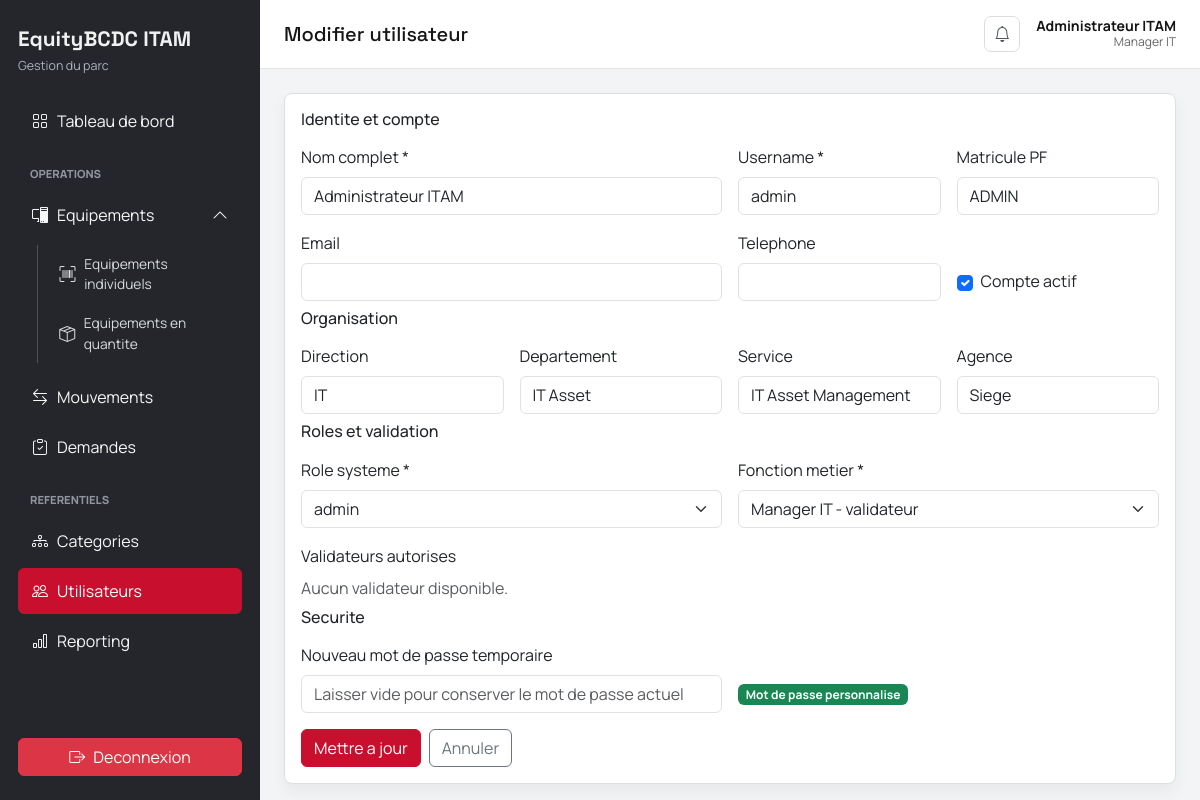
The app's page /public/utilisateurs/1/edit (signed in) with its own data.
### tables this page shows
CREATE TABLE utilisateurs (
    id INT UNSIGNED AUTO_INCREMENT PRIMARY KEY,
    nom_complet VARCHAR(150) NOT NULL,
    username VARCHAR(100) NOT NULL UNIQUE,
    email VARCHAR(150) NULL,
    mot_de_passe VARCHAR(255) NOT NULL,
    matricule VARCHAR(50) NULL UNIQUE,
    telephone VARCHAR(40) NULL,
    direction VARCHAR(120) NULL,
    departement VARCHAR(120) NULL,
    service VARCHAR(120) NULL,
    agence VARCHAR(120) NULL,
    role_systeme_id INT UNSIGNED NOT NULL,
    fonction_metier_id INT UNSIGNED NOT NULL,
    actif TINYINT(1) NOT NULL DEFAULT 1,
    doit_changer_mot_de_passe TINYINT(1) NOT NULL DEFAULT 1,
    mot_de_passe_genere_at TIMESTAMP NULL,
    mot_de_passe_change_at TIMESTAMP NULL,
    dernier_login TIMESTAMP NULL,
    created_at TIMESTAMP NOT NULL DEFAULT CURRENT_TIMESTAMP,
    updated_at TIMESTAMP NULL DEFAULT NULL ON UPDATE CURRENT_TIMESTAMP,
    CONSTRAINT fk_utilisateurs_role_systeme FOREIGN KEY (role_systeme_id) REFERENCES roles_systeme(id),
    CONSTRAINT fk_utilisateurs_fonction_metier FOREIGN KEY (fonction_metier_id) REFERENCES fonctions_metier(id),
    INDEX idx_utilisateurs_nom (nom_complet),
    INDEX idx_utilisateurs_matricule (matricule),
    INDEX idx_utilisateurs_direction (direction),
    INDEX idx_utilisateurs_departement (departement),
    INDEX idx_utilisateurs_service (service),
    INDEX idx_utilisateurs_agence (agence),
    INDEX idx_utilisateurs_actif (actif)
);

CREATE TABLE fonctions_metier (
    id INT UNSIGNED AUTO_INCREMENT PRIMARY KEY,
    nom VARCHAR(100) NOT NULL UNIQUE,
    peut_valider TINYINT(1) NOT NULL DEFAULT 0,
    created_at TIMESTAMP NOT NULL DEFAULT CURRENT_TIMESTAMP
);

CREATE TABLE roles_systeme (
    id INT UNSIGNED AUTO_INCREMENT PRIMARY KEY,
    nom VARCHAR(100) NOT NULL UNIQUE,
    description TEXT NULL,
    created_at TIMESTAMP NOT NULL DEFAULT CURRENT_TIMESTAMP
);

### views/utilisateurs/edit.php (the view, shortened to what the rows shown need)
<div class="card p-3">
    <form method="POST" action="<?= e(base_url('utilisateurs/' . $utilisateur['id'])) ?>" class="row g-3 needs-validation" novalidate>
        <div class="col-12">
            <h6 class="mb-0">Identite et compte</h6>
        </div>
        <div class="col-md-6">
            <label class="form-label">Nom complet *</label>
            <input type="text" name="nom_complet" class="form-control" value="<?= old('nom_complet', (string) $utilisateur['nom_complet']) ?>" required>
        </div>
        <div class="col-md-3">
            <label class="form-label">Username *</label>
            <input type="text" name="username" class="form-control" value="<?= old('username', (string) $utilisateur['username']) ?>" required>
        </div>
        <div class="col-md-3">
            <label class="form-label">Matricule PF</label>
            <input type="text" name="matricule" class="form-control" value="<?= old('matricule', (string) ($utilisateur['matricule'] ?? '')) ?>">
        </div>
        <div class="col-md-6">
            <label class="form-label">Email</label>
            <input type="email" name="email" class="form-control" value="<?= old('email', (string) ($utilisateur['email'] ?? '')) ?>">
        </div>
        <div class="col-md-3">
            <label class="form-label">Telephone</label>
            <input type="text" name="telephone" class="form-control" value="<?= old('telephone', (string) ($utilisateur['telephone'] ?? '')) ?>">
        </div>
        <div class="col-md-3 d-flex align-items-end">
            <label class="form-check d-flex align-items-center gap-2 mb-2">
                <input class="form-check-input" type="checkbox" name="actif" value="1" <?= old('actif', !empty($utilisateur['actif']) ? '1' : '0') === '1' ? 'checked' : '' ?>>
                <span>Compte actif</span>
            </label>
        </div>
        <div class="col-12 mt-2">
            <h6 class="mb-0">Organisation</h6>
        </div>
        <div class="col-md-3"><label class="form-label">Direction</label><input type="text" name="direction" class="form-control" value="<?= old('direction', (string) ($utilisateur['direction'] ?? '')) ?>"></div>
        <div class="col-md-3"><label class="form-label">Departement</label><input type="text" name="departement" class="form-control" value="<?= old('departement', (string) ($utilisateur['departement'] ?? '')) ?>"></div>
        <div class="col-md-3"><label class="form-label">Service</label><input type="text" name="service" class="form-control" value="<?= old('service', (string) ($utilisateur['service'] ?? '')) ?>"></div>
        <div class="col-md-3"><label class="form-label">Agence</label><input type="text" name="agence" class="form-control" value="<?= old('agence', (string) ($utilisateur['agence'] ?? '')) ?>"></div>
        <div class="col-12 mt-2">
            <h6 class="mb-0">Roles et validation</h6>
        </div>
        <div class="col-md-6">
            <label class="form-label">Role systeme *</label>
            <select name="role_systeme_id" class="form-select" required>
                <?php foreach ($roles as $role): ?>
                    <?php $selected = old('role_systeme_id', (string) $utilisateur['role_systeme_id']) === (string) $role['id']; ?>
                    <option value="<?= (int) $role['id'] ?>" <?= $selected ? 'selected' : '' ?>><?= e($role['nom']) ?></option>
                <?php endforeach; ?>
            </select>
        </div>
        <div class="col-md-6">
            <label class="form-label">Fonction metier *</label>
            <select name="fonction_metier_id" class="form-select" required>
                <?php foreach ($fonctions as $fonction): ?>
                    <?php $selected = old('fonction_metier_id', (string) $utilisateur['fonction_metier_id']) === (string) $fonction['id']; ?>
                    <option value="<?= (int) $fonction['id'] ?>" <?= $selected ? 'selected' : '' ?>>
                        <?= e($fonction['nom']) ?><?= !empty($fonction['peut_valider']) ? ' - validateur' : '' ?>
                    </option>
                <?php endforeach; ?>
            </select>
        </div>
        <div class="col-12">
            <label class="form-label">Validateurs autorises</label>
            <div class="row g-2">
                <?php if (count($validateurs) === 0): ?>
                    <div class="col-12 text-muted">Aucun validateur disponible.</div>
                <?php endif; ?>
            </div>
        </div>
        <div class="col-12 mt-2">
            <h6 class="mb-0">Securite</h6>
        </div>
        <div class="col-md-6">
            <label class="form-label">Nouveau mot de passe temporaire</label>
            <input type="text" name="new_password" class="form-control" placeholder="Laisser vide pour conserver le mot de passe actuel">
        </div>
        <div class="col-md-6 d-flex align-items-end">
            <?php if (!empty($utilisateur['doit_changer_mot_de_passe'])): ?>
                <span class="badge bg-warning text-dark mb-2">Changement de mot de passe requis</span>
            <?php else: ?>
                <span class="badge bg-success mb-2">Mot de passe personnalise</span>
            <?php endif; ?>
        </div>
        <div class="col-12 d-flex gap-2">
            <button class="btn btn-primary">Mettre a jour</button>
            <a class="btn btn-outline-secondary" href="<?= e(base_url('utilisateurs/' . $utilisateur['id'])) ?>">Annuler</a>
        </div>
    </form>
</div>

### config/Router.php (shortened to what the rows shown need)
<?php
class Router
{
    private array $routes = [];
    private function addRoute(string $method, string $uri, array $action): void
    {
        $uri = '/' . trim($uri, '/');
        $this->routes[$method][$uri] = $action;
    }
    public function dispatch(string $method, string $uri): void
    {
        $uri = '/' . trim($uri, '/');
        $routesForMethod = $this->routes[$method] ?? [];
        foreach ($routesForMethod as $route => $action) {
            $pattern = preg_replace('#\{([a-zA-Z_][a-zA-Z0-9_]*)\}#', '([^/]+)', $route);
            $pattern = '#^' . $pattern . '$#';
            if (preg_match($pattern, $uri, $matches)) {
                array_shift($matches);
                [$controller, $handler] = $action;
                $instance = new $controller();
                call_user_func_array([$instance, $handler], $matches);
                return;
            }
        }
    }
}

### views/layouts/app.php (shortened to what the rows shown need)
<?php
$user = Auth::user();
$title = $title ?? 'ITAM';
$cssPath = __DIR__ . '/../../assets/css/app.css';
$cssVersion = is_file($cssPath) ? (string) filemtime($cssPath) : '1';
$isItStaff = Auth::isItStaff();
$currentPath = trim((string) parse_url($_SERVER['REQUEST_URI'] ?? '', PHP_URL_PATH), '/');
$navClass = static function (string $path) use ($currentPath): string {
    return str_contains('/' . $currentPath . '/', '/' . trim($path, '/') . '/') ? ' active' : '';
};
?>
<!DOCTYPE html>
<html lang="fr">
<head>
    <link href="https://cdn.jsdelivr.net/npm/bootstrap@5.3.3/dist/css/bootstrap.min.css" rel="stylesheet">
    <link href="https://cdn.jsdelivr.net/npm/bootstrap-icons@1.11.3/font/bootstrap-icons.min.css" rel="stylesheet">
    <link rel="stylesheet" href="<?= e(base_url('../assets/css/app.css')) ?>?v=<?= e($cssVersion) ?>">
</head>
<body class="itam-body">
<div class="layout-shell">
    <aside class="sidebar">
        <div class="sidebar-brand">EquityBCDC ITAM</div>
        <div class="d-flex align-items-center justify-content-between mb-lg-0">
            <div class="sidebar-context"><?= $isItStaff ? 'Gestion du parc' : 'Espace collaborateur' ?></div>
        </div>
        <div class="collapse d-lg-flex flex-column flex-grow-1" id="sidebarMenu">
        <nav class="nav flex-column gap-1">
            <a class="nav-link d-flex align-items-center gap-2<?= $navClass('dashboard') ?>" href="<?= e(base_url('dashboard')) ?>"><i class="bi bi-grid"></i><span>Tableau de bord</span></a>
            <?php if ($isItStaff): ?>
                <div class="nav-section">Operations</div>
                <button class="nav-link nav-dropdown-toggle d-flex align-items-center gap-2 w-100<?= str_contains($currentPath, 'equipements') || str_contains($currentPath, 'stocks') ? ' active' : '' ?>" type="button" data-bs-toggle="collapse" data-bs-target="#equipmentMenu" aria-expanded="true">
                    <i class="bi bi-pc-display"></i><span>Equipements</span><i class="bi bi-chevron-down ms-auto"></i>
                </button>
                <div class="collapse show nav-submenu" id="equipmentMenu">
                    <a class="nav-link d-flex align-items-center gap-2<?= $navClass('equipements') ?>" href="<?= e(base_url('equipements')) ?>"><i class="bi bi-upc-scan"></i><span>Equipements individuels</span></a>
                    <a class="nav-link d-flex align-items-center gap-2<?= $navClass('stocks') ?>" href="<?= e(base_url('stocks')) ?>"><i class="bi bi-box-seam"></i><span>Equipements en quantite</span></a>
                </div>
                <a class="nav-link d-flex align-items-center gap-2<?= $navClass('mouvements') ?>" href="<?= e(base_url('mouvements')) ?>"><i class="bi bi-arrow-left-right"></i><span>Mouvements</span></a>
                <a class="nav-link d-flex align-items-center gap-2<?= $navClass('demandes') ?>" href="<?= e(base_url('demandes')) ?>"><i class="bi bi-clipboard-check"></i><span>Demandes</span></a>
                <div class="nav-section">Referentiels</div>
                <a class="nav-link d-flex align-items-center gap-2<?= $navClass('categories') ?>" href="<?= e(base_url('categories')) ?>"><i class="bi bi-diagram-3"></i><span>Categories</span></a>
                <a class="nav-link d-flex align-items-center gap-2<?= $navClass('utilisateurs') ?>" href="<?= e(base_url('utilisateurs')) ?>"><i class="bi bi-people"></i><span>Utilisateurs</span></a>
                <a class="nav-link d-flex align-items-center gap-2<?= $navClass('reporting') ?>" href="<?= e(base_url('reporting')) ?>"><i class="bi bi-bar-chart"></i><span>Reporting</span></a>
            <?php endif; ?>
        </nav>
        <?php if ($user): ?>
            <div class="sidebar-logout">
                <form method="POST" action="<?= e(base_url('logout')) ?>" class="m-0">
                    <button class="btn btn-danger w-100 d-flex align-items-center justify-content-center gap-2">
                        <i class="bi bi-box-arrow-right"></i>
                        <span>Deconnexion</span>
                    </button>
                </form>
            </div>
        <?php endif; ?>
        </div>
    </aside>
    <main class="main-area">
        <header class="topbar d-flex justify-content-between align-items-center">
            <div>
                <h1 class="topbar-title mb-0"><?= e($title) ?></h1>
            </div>
            <div class="d-flex align-items-center gap-3">
                <?php if ($user): ?>
                    <div class="dropdown notification-dropdown">
                        <button class="notification-bell" type="button" data-bs-toggle="dropdown" aria-expanded="false" aria-label="Ouvrir les notifications">
                            <i class="bi bi-bell"></i>
                        </button>
                    </div>
                <?php endif; ?>
                <div class="user-chip">
                    <strong><?= e($user['nom_complet'] ?? $user['username'] ?? 'Invite') ?></strong>
                    <span><?= e($user['fonction_metier'] ?? $user['role'] ?? 'N/A') ?></span>
                </div>
            </div>
        </header>
        <section class="content-wrap">
            <?php require $viewPath; ?>
        </section>
    </main>
</div>
</body>
</html>

### records on screen
utilisateurs: nom_complet "Administrateur ITAM", fonction_metier.nom "Manager IT", username "admin", matricule "ADMIN", actif "☑", direction "IT", departement "IT Asset", service "IT Asset Management", agence "Siege", role_systeme_id "admin", fonction_metier_id "Manager IT - validateur"
